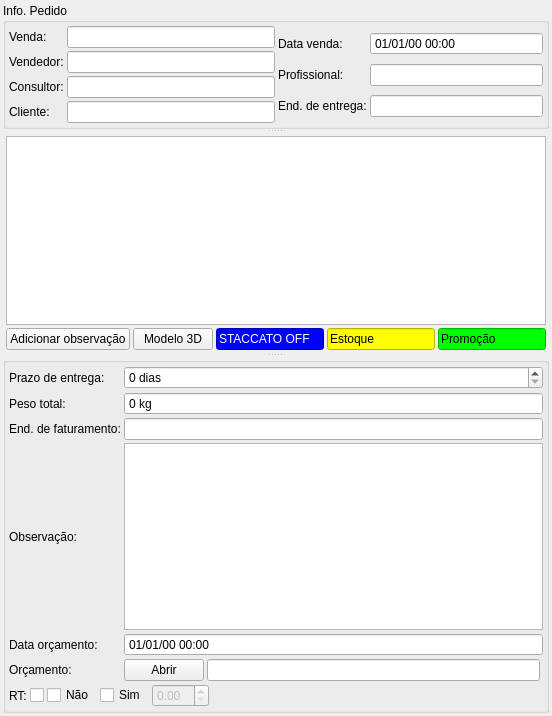
         <widget class="QFrame" name="frameProdutos">
          <property name="frameShape">
           <enum>QFrame::NoFrame</enum>
          </property>
          <property name="frameShadow">
           <enum>QFrame::Plain</enum>
          </property>
          <property name="lineWidth">
           <number>0</number>
          </property>
          <layout class="QGridLayout" name="gridLayout_11">
           <property name="leftMargin">
            <number>3</number>
           </property>
           <property name="topMargin">
            <number>3</number>
           </property>
           <property name="rightMargin">
            <number>3</number>
           </property>
           <property name="bottomMargin">
            <number>3</number>
           </property>
           <property name="spacing">
            <number>3</number>
           </property>
           <item row="0" column="0">
            <widget class="QSplitter" name="splitter_3">
             <property name="orientation">
              <enum>Qt::Vertical</enum>
             </property>
             <widget class="QGroupBox" name="groupBoxInfo">
              <property name="title">
               <string>Info. Pedido</string>
              </property>
              <layout class="QGridLayout" name="gridLayout_13">
               <property name="leftMargin">
                <number>3</number>
               </property>
               <property name="topMargin">
                <number>3</number>
               </property>
               <property name="rightMargin">
                <number>3</number>
               </property>
               <property name="bottomMargin">
                <number>3</number>
               </property>
               <property name="spacing">
                <number>3</number>
               </property>
               <item row="0" column="0">
                <layout class="QGridLayout" name="gridLayout_12">
                 <item row="0" column="0">
                  <widget class="QLabel" name="labelOrcamento">
                   <property name="sizePolicy">
                    <sizepolicy hsizetype="Fixed" vsizetype="Preferred">
                     <horstretch>0</horstretch>
                     <verstretch>0</verstretch>
                    </sizepolicy>
                   </property>
                   <property name="text">
                    <string>Venda:</string>
                   </property>
                  </widget>
                 </item>
                 <item row="0" column="1">
                  <widget class="QLineEdit" name="lineEditVenda">
                   <property name="toolTip">
                    <string>&lt;html&gt;&lt;head/&gt;&lt;body&gt;&lt;p&gt;&lt;span style=&quot; font-weight:600;&quot;&gt;Código de Venda:&lt;/span&gt;&lt;/p&gt;&lt;p&gt;O código de venda é composto de:&lt;/p&gt;&lt;p&gt;* Sigla da loja &lt;/p&gt;&lt;p&gt;* Data (AA)&lt;/p&gt;&lt;p&gt;* Id da loja&lt;/p&gt;&lt;p&gt;* Sequência de 3 dígitos&lt;/p&gt;&lt;p&gt;* 'R' se representação&lt;/p&gt;&lt;/body&gt;&lt;/html&gt;</string>
                   </property>
                   <property name="readOnly">
                    <bool>true</bool>
                   </property>
                  </widget>
                 </item>
                 <item row="1" column="0">
                  <widget class="QLabel" name="labelVendedor">
                   <property name="sizePolicy">
                    <sizepolicy hsizetype="Fixed" vsizetype="Preferred">
                     <horstretch>0</horstretch>
                     <verstretch>0</verstretch>
                    </sizepolicy>
                   </property>
                   <property name="text">
                    <string>Vendedor:</string>
                   </property>
                  </widget>
                 </item>
                 <item row="1" column="1">
                  <widget class="ItemBox" name="itemBoxVendedor"/>
                 </item>
                 <item row="2" column="0">
                  <widget class="QLabel" name="labelConsultor">
                   <property name="sizePolicy">
                    <sizepolicy hsizetype="Fixed" vsizetype="Preferred">
                     <horstretch>0</horstretch>
                     <verstretch>0</verstretch>
                    </sizepolicy>
                   </property>
                   <property name="text">
                    <string>Consultor:</string>
                   </property>
                  </widget>
                 </item>
                 <item row="2" column="1">
                  <widget class="ItemBox" name="itemBoxConsultor"/>
                 </item>
                 <item row="3" column="0">
                  <widget class="QLabel" name="labelCliente">
                   <property name="sizePolicy">
                    <sizepolicy hsizetype="Fixed" vsizetype="Preferred">
                     <horstretch>0</horstretch>
                     <verstretch>0</verstretch>
                    </sizepolicy>
                   </property>
                   <property name="text">
                    <string>Cliente:</string>
                   </property>
                  </widget>
                 </item>
                 <item row="3" column="1">
                  <widget class="ItemBox" name="itemBoxCliente">
                   <property name="enabled">
                    <bool>true</bool>
                   </property>
                  </widget>
                 </item>
                </layout>
               </item>
               <item row="0" column="1">
                <layout class="QGridLayout" name="gridLayout_8">
                 <item row="0" column="0">
                  <widget class="QLabel" name="labelDateTime">
                   <property name="sizePolicy">
                    <sizepolicy hsizetype="Fixed" vsizetype="Preferred">
                     <horstretch>0</horstretch>
                     <verstretch>0</verstretch>
                    </sizepolicy>
                   </property>
                   <property name="text">
                    <string>Data venda:</string>
                   </property>
                  </widget>
                 </item>
                 <item row="0" column="1">
                  <widget class="QDateTimeEdit" name="dateTimeEdit">
                   <property name="readOnly">
                    <bool>true</bool>
                   </property>
                   <property name="buttonSymbols">
                    <enum>QAbstractSpinBox::NoButtons</enum>
                   </property>
                   <property name="displayFormat">
                    <string>dd/MM/yy hh:mm</string>
                   </property>
                   <property name="calendarPopup">
                    <bool>false</bool>
                   </property>
                  </widget>
                 </item>
                 <item row="1" column="0">
                  <widget class="QLabel" name="labelProfissional">
                   <property name="sizePolicy">
                    <sizepolicy hsizetype="Fixed" vsizetype="Preferred">
                     <horstretch>0</horstretch>
                     <verstretch>0</verstretch>
                    </sizepolicy>
                   </property>
                   <property name="text">
                    <string>Profissional:</string>
                   </property>
                  </widget>
                 </item>
                 <item row="1" column="1">
                  <widget class="ItemBox" name="itemBoxProfissional">
                   <property name="enabled">
                    <bool>true</bool>
                   </property>
                  </widget>
                 </item>
                 <item row="2" column="0">
                  <widget class="QLabel" name="labelEndereco_3">
                   <property name="sizePolicy">
                    <sizepolicy hsizetype="Fixed" vsizetype="Preferred">
                     <horstretch>0</horstretch>
                     <verstretch>0</verstretch>
                    </sizepolicy>
                   </property>
                   <property name="text">
                    <string>End. de entrega:</string>
                   </property>
                  </widget>
                 </item>
                 <item row="2" column="1">
                  <widget class="ItemBox" name="itemBoxEndereco"/>
                 </item>
                </layout>
               </item>
              </layout>
             </widget>
             <widget class="QFrame" name="frame">
              <property name="frameShape">
               <enum>QFrame::NoFrame</enum>
              </property>
              <property name="frameShadow">
               <enum>QFrame::Plain</enum>
              </property>
              <layout class="QGridLayout" name="gridLayout_5">
               <property name="leftMargin">
                <number>3</number>
               </property>
               <property name="topMargin">
                <number>3</number>
               </property>
               <property name="rightMargin">
                <number>3</number>
               </property>
               <property name="bottomMargin">
                <number>3</number>
               </property>
               <property name="spacing">
                <number>3</number>
               </property>
               <item row="0" column="0">
                <widget class="TreeView" name="treeView">
                 <property name="editTriggers">
                  <set>QAbstractItemView::NoEditTriggers</set>
                 </property>
                 <property name="selectionMode">
                  <enum>QAbstractItemView::MultiSelection</enum>
                 </property>
                </widget>
               </item>
               <item row="1" column="0">
                <layout class="QHBoxLayout" name="horizontalLayout_5">
                 <item>
                  <widget class="QPushButton" name="pushButtonAdicionarObservacao">
                   <property name="text">
                    <string>Adicionar observação</string>
                   </property>
                   <property name="autoDefault">
                    <bool>false</bool>
                   </property>
                  </widget>
                 </item>
                 <item>
                  <widget class="QPushButton" name="pushButtonModelo3d">
                   <property name="text">
                    <string>Modelo 3D</string>
                   </property>
                   <property name="autoDefault">
                    <bool>false</bool>
                   </property>
                  </widget>
                 </item>
                 <item>
                  <widget class="QLineEdit" name="lineEditEstoque_2">
                   <property name="sizePolicy">
                    <sizepolicy hsizetype="Fixed" vsizetype="Fixed">
                     <horstretch>0</horstretch>
                     <verstretch>0</verstretch>
                    </sizepolicy>
                   </property>
                   <property name="styleSheet">
                    <string notr="true">background-color: rgb(0, 0, 255);
color: rgb(255, 255, 255);</string>
                   </property>
                   <property name="text">
                    <string>STACCATO OFF</string>
                   </property>
                   <property name="readOnly">
                    <bool>true</bool>
                   </property>
                  </widget>
                 </item>
                 <item>
                  <widget class="QLineEdit" name="lineEditEstoque_3">
                   <property name="sizePolicy">
                    <sizepolicy hsizetype="Fixed" vsizetype="Fixed">
                     <horstretch>0</horstretch>
                     <verstretch>0</verstretch>
                    </sizepolicy>
                   </property>
                   <property name="styleSheet">
                    <string notr="true">background-color: rgb(255, 255, 0);
color: rgb(0, 0, 0);</string>
                   </property>
                   <property name="text">
                    <string>Estoque</string>
                   </property>
                   <property name="readOnly">
                    <bool>true</bool>
                   </property>
                  </widget>
                 </item>
                 <item>
                  <widget class="QLineEdit" name="lineEditPromocao_2">
                   <property name="sizePolicy">
                    <sizepolicy hsizetype="Fixed" vsizetype="Fixed">
                     <horstretch>0</horstretch>
                     <verstretch>0</verstretch>
                    </sizepolicy>
                   </property>
                   <property name="styleSheet">
                    <string notr="true">background-color: rgb(0, 255, 0);
color: rgb(0, 0, 0);</string>
                   </property>
                   <property name="text">
                    <string>Promoção</string>
                   </property>
                   <property name="readOnly">
                    <bool>true</bool>
                   </property>
                  </widget>
                 </item>
                 <item>
                  <spacer name="horizontalSpacer_2">
                   <property name="orientation">
                    <enum>Qt::Horizontal</enum>
                   </property>
                   <property name="sizeHint" stdset="0">
                    <size>
                     <width>0</width>
                     <height>0</height>
                    </size>
                   </property>
                  </spacer>
                 </item>
                </layout>
               </item>
              </layout>
             </widget>
             <widget class="QGroupBox" name="groupBoxDados">
              <property name="title">
               <string/>
              </property>
              <layout class="QGridLayout" name="gridLayout_10">
               <property name="leftMargin">
                <number>3</number>
               </property>
               <property name="topMargin">
                <number>3</number>
               </property>
               <property name="rightMargin">
                <number>3</number>
               </property>
               <property name="bottomMargin">
                <number>3</number>
               </property>
               <property name="spacing">
                <number>3</number>
               </property>
               <item row="1" column="0">
                <widget class="QLabel" name="labelPrazoEntrega">
                 <property name="sizePolicy">
                  <sizepolicy hsizetype="Fixed" vsizetype="Minimum">
                   <horstretch>0</horstretch>
                   <verstretch>0</verstretch>
                  </sizepolicy>
                 </property>
                 <property name="text">
                  <string>Prazo de entrega:</string>
                 </property>
                </widget>
               </item>
               <item row="2" column="0">
                <widget class="QLabel" name="labelPesoTotal">
                 <property name="sizePolicy">
                  <sizepolicy hsizetype="Fixed" vsizetype="Minimum">
                   <horstretch>0</horstretch>
                   <verstretch>0</verstretch>
                  </sizepolicy>
                 </property>
                 <property name="text">
                  <string>Peso total:</string>
                 </property>
                </widget>
               </item>
               <item row="3" column="0">
                <widget class="QLabel" name="labelPrazoEntrega_2">
                 <property name="sizePolicy">
                  <sizepolicy hsizetype="Fixed" vsizetype="Minimum">
                   <horstretch>0</horstretch>
                   <verstretch>0</verstretch>
                  </sizepolicy>
                 </property>
                 <property name="text">
                  <string>End. de faturamento:</string>
                 </property>
                </widget>
               </item>
               <item row="7" column="0">
                <widget class="QLabel" name="labelIdOrcamento">
                 <property name="sizePolicy">
                  <sizepolicy hsizetype="Fixed" vsizetype="Minimum">
                   <horstretch>0</horstretch>
                   <verstretch>0</verstretch>
                  </sizepolicy>
                 </property>
                 <property name="text">
                  <string>Orçamento:</string>
                 </property>
                </widget>
               </item>
               <item row="6" column="0">
                <widget class="QLabel" name="labelDateTimeOrc">
                 <property name="text">
                  <string>Data orçamento:</string>
                 </property>
                </widget>
               </item>
               <item row="8" column="0" colspan="4">
                <layout class="QGridLayout" name="gridLayout_4">
                 <item row="0" column="3">
                  <widget class="QFrame" name="frameRT">
                   <property name="frameShape">
                    <enum>QFrame::NoFrame</enum>
                   </property>
                   <property name="frameShadow">
                    <enum>QFrame::Raised</enum>
                   </property>
                   <layout class="QGridLayout" name="gridLayout_9">
                    <property name="leftMargin">
                     <number>0</number>
                    </property>
                    <property name="topMargin">
                     <number>0</number>
                    </property>
                    <property name="rightMargin">
                     <number>0</number>
                    </property>
                    <property name="bottomMargin">
                     <number>0</number>
                    </property>
                    <item row="0" column="1">
                     <widget class="QCheckBox" name="checkBoxPontuacaoPadrao">
                      <property name="sizePolicy">
                       <sizepolicy hsizetype="Fixed" vsizetype="Fixed">
                        <horstretch>0</horstretch>
                        <verstretch>0</verstretch>
                       </sizepolicy>
                      </property>
                      <property name="text">
                       <string>Sim</string>
                      </property>
                     </widget>
                    </item>
                    <item row="0" column="2">
                     <widget class="QDoubleSpinBox" name="doubleSpinBoxPontuacao">
                      <property name="enabled">
                       <bool>false</bool>
                      </property>
                      <property name="maximum">
                       <double>15.000000000000000</double>
                      </property>
                     </widget>
                    </item>
                    <item row="0" column="3">
                     <spacer name="horizontalSpacer">
                      <property name="orientation">
                       <enum>Qt::Horizontal</enum>
                      </property>
                      <property name="sizeHint" stdset="0">
                       <size>
                        <width>0</width>
                        <height>0</height>
                       </size>
                      </property>
                     </spacer>
                    </item>
                    <item row="0" column="0">
                     <widget class="QCheckBox" name="checkBoxPontuacaoIsento">
                      <property name="sizePolicy">
                       <sizepolicy hsizetype="Fixed" vsizetype="Fixed">
                        <horstretch>0</horstretch>
                        <verstretch>0</verstretch>
                       </sizepolicy>
                      </property>
                      <property name="text">
                       <string>Não</string>
                      </property>
                     </widget>
                    </item>
                   </layout>
                  </widget>
                 </item>
                 <item row="0" column="1">
                  <widget class="QCheckBox" name="checkBoxRT">
                   <property name="text">
                    <string/>
                   </property>
                  </widget>
                 </item>
                 <item row="0" column="0">
                  <widget class="QLabel" name="labelRT">
                   <property name="text">
                    <string>RT:</string>
                   </property>
                  </widget>
                 </item>
                </layout>
               </item>
               <item row="4" column="0">
                <widget class="QLabel" name="labelEndereco_9">
                 <property name="sizePolicy">
                  <sizepolicy hsizetype="Fixed" vsizetype="Minimum">
                   <horstretch>0</horstretch>
                   <verstretch>0</verstretch>
                  </sizepolicy>
                 </property>
                 <property name="text">
                  <string>Observação:</string>
                 </property>
                </widget>
               </item>
               <item row="7" column="2">
                <widget class="QLineEdit" name="lineEditIdOrcamento">
                 <property name="readOnly">
                  <bool>true</bool>
                 </property>
                </widget>
               </item>
               <item row="7" column="1">
                <widget class="QPushButton" name="pushButtonAbrirOrcamento">
                 <property name="text">
                  <string>Abrir</string>
                 </property>
                 <property name="autoDefault">
                  <bool>false</bool>
                 </property>
                </widget>
               </item>
               <item row="6" column="1" colspan="3">
                <widget class="QDateTimeEdit" name="dateTimeEditOrc">
                 <property name="toolTip">
                  <string>&lt;html&gt;&lt;head/&gt;&lt;body&gt;&lt;p&gt;Data/hora em que o orçamento foi criado pela primeira vez&lt;/p&gt;&lt;/body&gt;&lt;/html&gt;</string>
                 </property>
                 <property name="readOnly">
                  <bool>true</bool>
                 </property>
                 <property name="buttonSymbols">
                  <enum>QAbstractSpinBox::NoButtons</enum>
                 </property>
                 <property name="displayFormat">
                  <string>dd/MM/yy hh:mm</string>
                 </property>
                 <property name="calendarPopup">
                  <bool>false</bool>
                 </property>
                </widget>
               </item>
               <item row="4" column="1" colspan="3">
                <widget class="QPlainTextEdit" name="plainTextEdit"/>
               </item>
               <item row="3" column="1" colspan="3">
                <widget class="ItemBox" name="itemBoxEnderecoFat"/>
               </item>
               <item row="2" column="1" colspan="3">
                <widget class="QSpinBox" name="spinBoxPesoTotal">
                 <property name="readOnly">
                  <bool>true</bool>
                 </property>
                 <property name="buttonSymbols">
                  <enum>QAbstractSpinBox::NoButtons</enum>
                 </property>
                 <property name="suffix">
                  <string> kg</string>
                 </property>
                 <property name="maximum">
                  <number>99999999</number>
                 </property>
                </widget>
               </item>
               <item row="1" column="1" colspan="3">
                <widget class="QSpinBox" name="spinBoxPrazoEntrega">
                 <property name="suffix">
                  <string> dias</string>
                 </property>
                 <property name="maximum">
                  <number>365</number>
                 </property>
                 <property name="singleStep">
                  <number>1</number>
                 </property>
                </widget>
               </item>
              </layout>
             </widget>
            </widget>
           </item>
          </layout>
         </widget>
